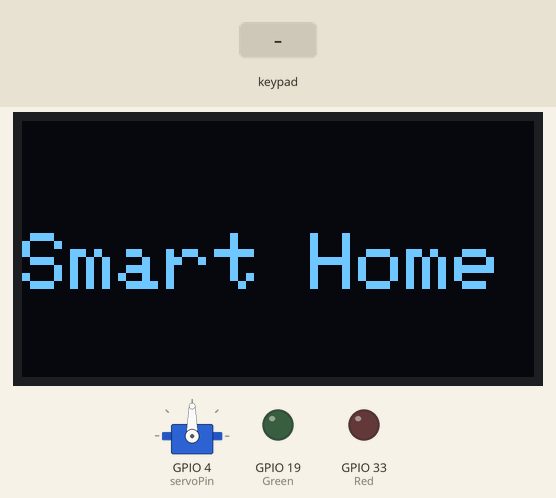
A sketch run on a simulated ESP32-S2. Parts: servo, 128×64 one-colour display, output pins drawn as LEDs (lit = HIGH). Inputs (shaded band) come from the test bench. What the sketch prints to the serial monitor is not drawn.

Above: at 1.6 s.
1.7 s: keypad keys 6 9 0 8 # pressed 0.4 s apart
At 3.6 s:
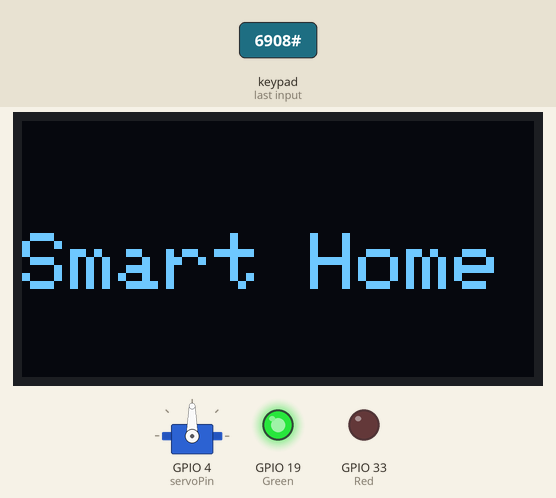
At 7.0 s:
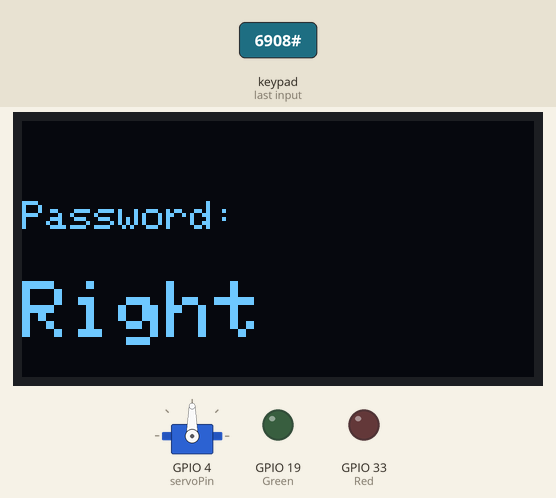
9.7 s: key '#' pressed
12.7 s: keypad keys 6 9 0 8 # pressed 0.4 s apart
At 19.1 s:
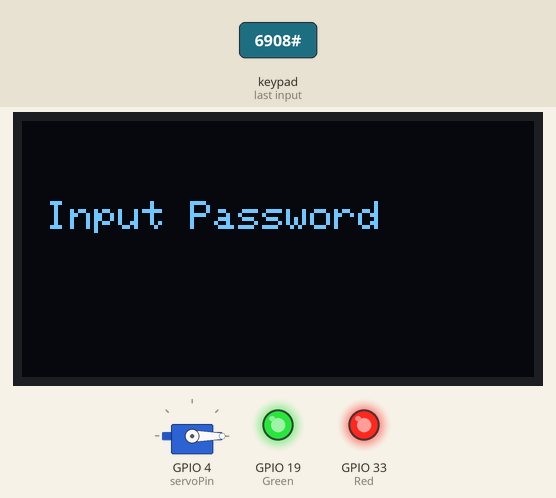
At 22.0 s:
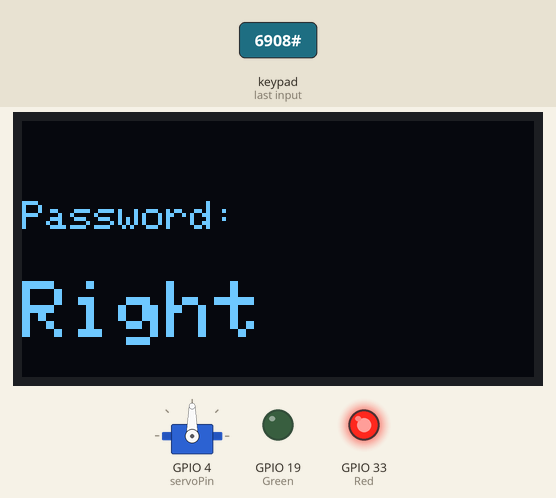
22.2 s: key 'A' pressed
25.2 s: key 'B' pressed
28.2 s: keypad keys 6 9 0 8 * pressed 0.4 s apart
Timing chart, 0 to 31.2 s (numbered marks = the images above; inputs shaded):
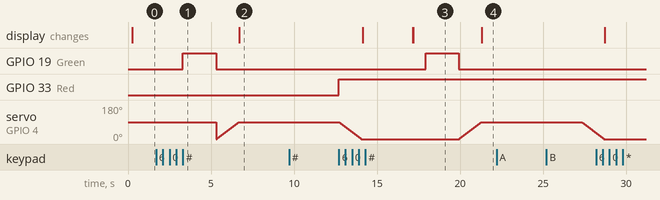

The sketch:

Keypad_oled.ino
```cpp
#include <Keypad.h>
#include <SPI.h>
#include <Wire.h>
#include <Adafruit_GFX.h>
#include <Adafruit_SSD1306.h>
// #include "Tone32.hpp"
#include <ESP32Servo.h>
const int servoPin = 4; // Pin connected to servo
Servo doorServo;
int pos = 0;

#define TIMER_INTERRUPT_DEBUG       0
#define I2C_SCL 2  //SCL
#define I2C_SDA 42  //SDA
#define Green 19
#define Red 33


// For ESP32 and ESP32_S2, select ESP32 timer number (0-3)
#define USE_ESP32_TIMER_NO          3
#define SCREEN_WIDTH 128 // OLED display width, in pixels
#define SCREEN_HEIGHT 64 // OLED display height, in pixels
#define PWM_CHANNEL 0
#define BUZZER_PIN 15
// Declaration for an SSD1306 display connected to I2C (SDA, SCL pins)
Adafruit_SSD1306 display(SCREEN_WIDTH, SCREEN_HEIGHT, &Wire, -1);

// Tone32 object for buzzer
// Tone32 tone32(BUZZER_PIN, PWM_CHANNEL);
double right_tone_frequency;
double wrong_tone_frequency;

#define ROW_NUM     4 // four rows
#define COLUMN_NUM  4 // three columns
char keys[ROW_NUM][COLUMN_NUM] = {
  {'1', '2', '3', 'A'},
  {'4', '5', '6', 'B'},
  {'7', '8', '9', 'C'},
  {'*', '0', '#', 'D'}
};
byte pin_rows[ROW_NUM] = {12, 14, 21, 34}; // GPIO1, GPIO10, GPIO9, GPIO11 connect to the row pins
byte pin_column[COLUMN_NUM] = {1, 10, 9, 11};  // GPIO12, GPIO14, GPIO21 connect to the column pins
Keypad keypad = Keypad( makeKeymap(keys), pin_rows, pin_column, COLUMN_NUM, ROW_NUM );
const String password = "6908"; // change your password here
String input_password;
// For ESP32 and ESP32_S2, select ESP32 timer number (0-3)
#define USE_ESP32_TIMER_NO          3
void setup() {
  Serial.begin(9600);
  pinMode(Green,  OUTPUT);
  pinMode(Red, OUTPUT);
  doorServo.attach(servoPin);
  input_password.reserve(32); // maximum input characters is 33, change if needed
  wrong_tone_frequency = 600;
  right_tone_frequency = 1200;
  // setting up custom I2C pins
  Wire.begin(I2C_SDA, I2C_SCL);


  if (!display.begin(SSD1306_SWITCHCAPVCC, 0x3C)) { // Address 0x3D for 128x64
    Serial.println(F("SSD1306 allocation failed"));
    for (;;);
  }
  delay(200);
  //Display Smart Home
  display.clearDisplay();
  display.setTextSize(2);
  display.setTextColor(WHITE);
  display.setCursor(0, 28);
  display.print("Smart Home");
  display.display();
  delay(200);
}
void loop() {
  char key = keypad.getKey();
  if (key) {
    Serial.println(key);
    if (key == '*') {
      input_password = ""; // clear input password
    } else if (key == '#') {
      if (password == input_password) {
        Serial.println("The password is correct, ACCESS GRANTED!");
        // DO YOUR WORK HERE
        // tone32.playTone(right_tone_frequency);
        openDoor();

        display.clearDisplay();
        display.setTextColor(WHITE);
        display.setTextSize(1);
        display.setCursor(0, 20);
        display.print("Password:");
        display.setTextSize(2);
        display.setCursor(0, 40);
        display.print("Right");
        display.display();
        delay(1000);


        delay(5000); // Keep the door open for 5 seconds
        closeDoor();
        // tone32.stopPlaying();
         display.clearDisplay();
        display.setCursor(0, 20);
        display.setTextSize(1);
        display.print(" Input Password"); // Print "Input Password" after "Try Again"
        display.display();
      } else {
        Serial.println("The password is incorrect, ACCESS DENIED!");
        // tone32.playTone(wrong_tone_frequency);
        display.clearDisplay();
        display.setTextColor(WHITE);
        display.setTextSize(1);
        display.setCursor(0, 20);
        display.print("Password:");
        display.setTextSize(2);
        display.setCursor(0, 40);
        display.print("Error");
        display.display();
        delay(1000);
        // tone32.stopPlaying();
        display.clearDisplay();
        display.setCursor(0, 20);
        display.print(" Try Again ");
        delay(2000);
        display.display();
        display.clearDisplay();
        display.setCursor(0, 20);
        display.setTextSize(1);
        display.print(" Input Password"); // Print "Input Password" after "Try Again"
        display.display();

      }
      input_password = ""; // clear input password
    } else {
      input_password += key; // append new character to input password string
    }
  }
}
void openDoor() {
  Serial.print("Opening Door");
  digitalWrite(Green,HIGH);
  delay(2000);
  digitalWrite(Green,LOW);
  for (pos = 0; pos <= 90; pos += 1) { // goes from 0 degrees to 180 degrees
    // in steps of 1 degree
    doorServo.write(pos);    // tell servo to go to position in variable 'pos'
    delay(15);
              // waits 15ms for the servo to reach the position
  }

}

void closeDoor() {
   digitalWrite(Red,HIGH);
  for (pos = 90; pos >= 0; pos -= 1) { // goes from 180 degrees to 0 degrees
    doorServo.write(pos);    // tell servo to go to position in variable 'pos'
    delay(15);             // waits 15ms for the servo to reach the position
  }
}
```

Measured:
- after the input at 1.7 s, GPIO 19 (Green): LOW → HIGH after 1.6 s, → LOW 2.0 s later
- after the input at 12.7 s, GPIO 19 (Green): LOW → HIGH after 5.2 s, → LOW 2.0 s later
- after the input at 22.2 s, every drawn part: stays the same
